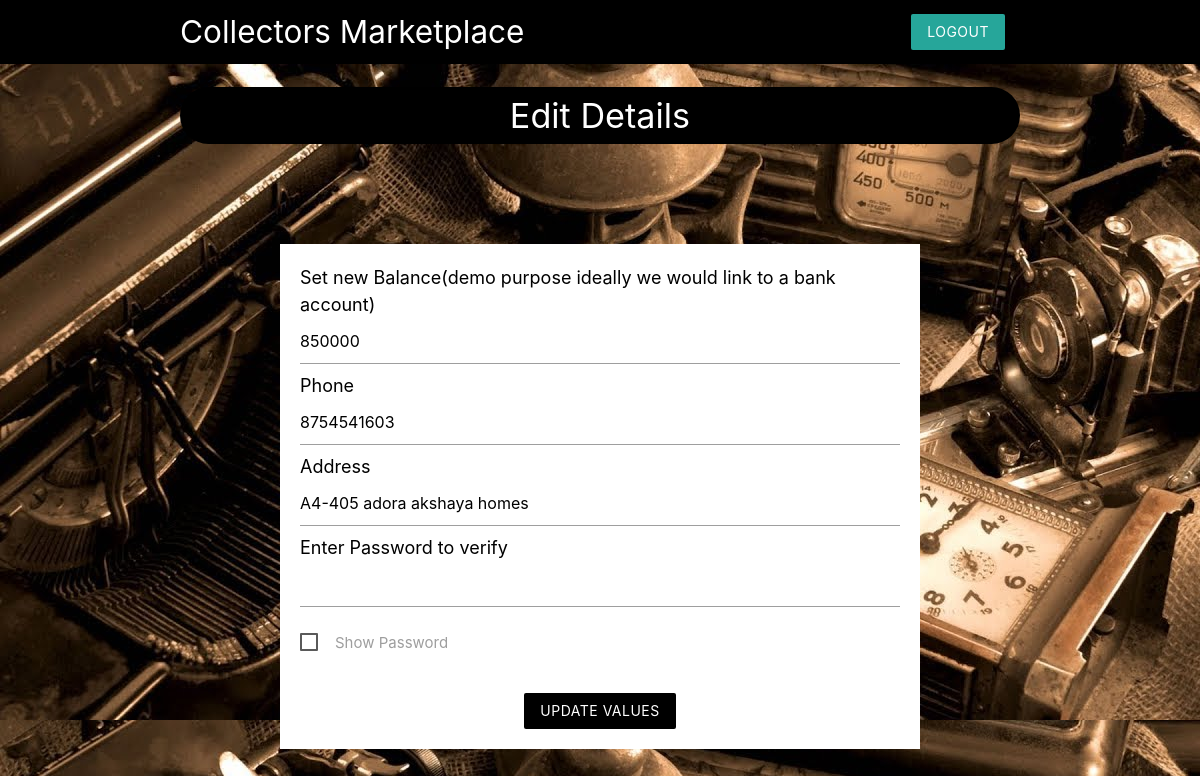
Page /user/edit_info.php (signed in) on the committed database.
### tables this page shows
CREATE TABLE `customers` (
  `cust_id` int(5) NOT NULL,
  `cust_username` varchar(50) NOT NULL,
  `cust_pass` int(11) NOT NULL,
  `cust_name` varchar(20) NOT NULL,
  `cust_addr` text NOT NULL,
  `cust_email` varchar(50) NOT NULL,
  `cust_image` varchar(255) NOT NULL,
  `cust_phone` bigint(10) NOT NULL,
  `cust_balance` int(5) NOT NULL
);

### user/edit_info.php (the view, shortened to what this page needs)
<?php
include("../templates/database_conn.php");
$uid=$_SESSION['USER_ID'];
$sql1="SELECT * FROM `customers` WHERE cust_id ='$uid'";
$res=mysqli_query($con,$sql1);
$urow = mysqli_fetch_array($res, MYSQLI_ASSOC);
$user_balance=$urow['cust_balance'];
$user_addr=$urow['cust_addr'];
$phone=$urow['cust_phone'];
?>
<!DOCTYPE html>
<html lang="en">
<head>
    <link rel="stylesheet" href="https://cdnjs.cloudflare.com/ajax/libs/materialize/1.0.0/css/materialize.min.css">
</head>
<body>
<nav class="black z-depth-0">
		<div class ="container">
			<a href="user_home.php" class="brand-logo brand-text">Collectors Marketplace</a>
            <ul id="nav-mobile" class="right hide-on-small-and-down">
                <li><a href="user_logout.php" class="btn brand z-depth-0">Logout</a></li>
			</ul>
		</div>
	</nav>
    <section class="container grey-text" >
        <h4 class="center white-text" style="background-color:black; border-radius:30px; padding:10px;">
        Edit Details
        </h4>
 <form class="white" method="POST" enctype="multipart/form-data">
     <label style="font-size:18px; color:black;">Set new Balance(demo purpose ideally we would link to a bank account)</label>
     <input type="number" name="user_balance" value='<?php echo $user_balance?>' required min=10000>
     <label style="font-size:18px; color:black;">Phone</label>
     <input type="number" name="user_phone" value='<?php echo $phone?>' required>
     <label style="font-size:18px; color:black;">Address</label>
     <input type="text" name="user_addr" value='<?php echo $user_addr?>' required>
     <label style="font-size:18px; color:black;">Enter Password to verify</label>
     <input type="password" name="password" value='' required id="mypass">
     <p>
      <label>
        <span>Show Password</span>
      </label>
    </p>
     <br>
     <div class="center">
         <input type="submit" name="submit" value="Update values" class="btn brand z-depth-0" style="background-color:black;"></input>
     </div>
 </form>
</section>
</body>
</html>

### user/edit_info.php (style rules this page uses)
form { max-width: 800px; margin: 100px; padding: 20px; }
body { background-image: url('../templates/images/bg_theme.jpg'); }

### rows in the picture
customers: user_balance "850000", user_phone "8754541603", user_addr "A4-405 adora akshaya homes"
